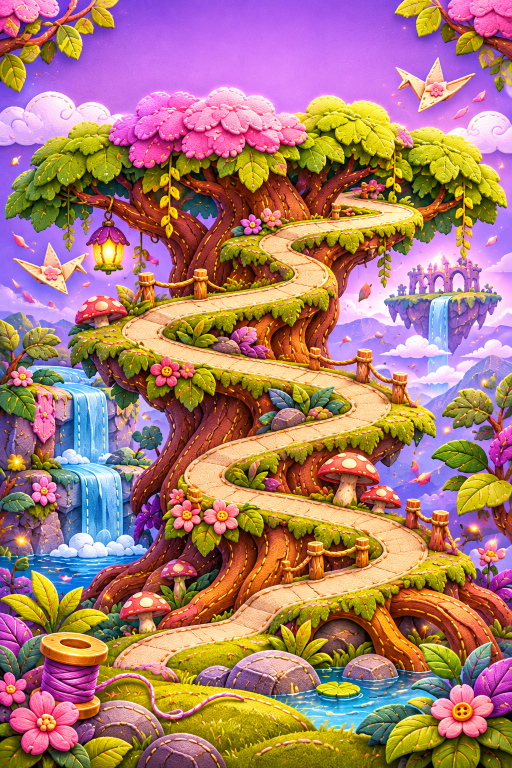
#> input picture herramientas/mapa_capitulo/fuentes/mapa_capitulo2.png, 1024 x 1536 px (shown at 1/2 size)
$ python preparar_mapa2.py
#> lines starting #> are read from the running program, lines starting #| are printed output that depends on the picture
"""Mapa del Capítulo II de Yesli (1024 × 1536) → fondo 720 × 1280 del juego: se escala a 1280 de alto y se recorta el
centro a 720 de ancho (pierde un poco de los lados). Sin retocar. Uso: python3 -I herramientas/mapa_capitulo/preparar_mapa2.py"""
import os
from PIL import Image
D = os.path.dirname(os.path.abspath(__file__))
im = Image.open(os.path.join(D, 'fuentes', 'mapa_capitulo2.png')).convert('RGB')
#> im is the input picture: PIL image 1024x1536 RGB; mean R, G, B 169.5, 123, 113.1
k = 1280 / im.height; im = im.resize((round(im.width * k), 1280), Image.LANCZOS)
#> after `k = 1280 / im.height`: k = 0.833
#> after `im = im.resize((round(im.width * k), 1280), Image.LANCZOS)`:
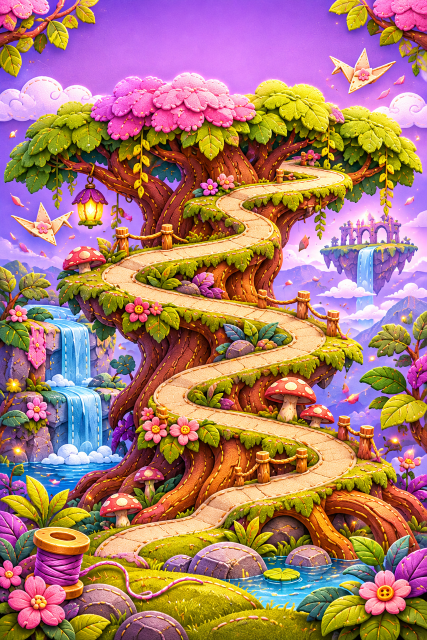
#> im: PIL image 853x1280 RGB (shown at 1/2 size); mean R, G, B 169.5, 122.9, 113.1
x0 = (im.width - 720) // 2; im = im.crop((x0, 0, x0 + 720, 1280))
#> after `x0 = (im.width - 720) // 2`: x0 = 66
#> after `im = im.crop((x0, 0, x0 + 720, 1280))`:
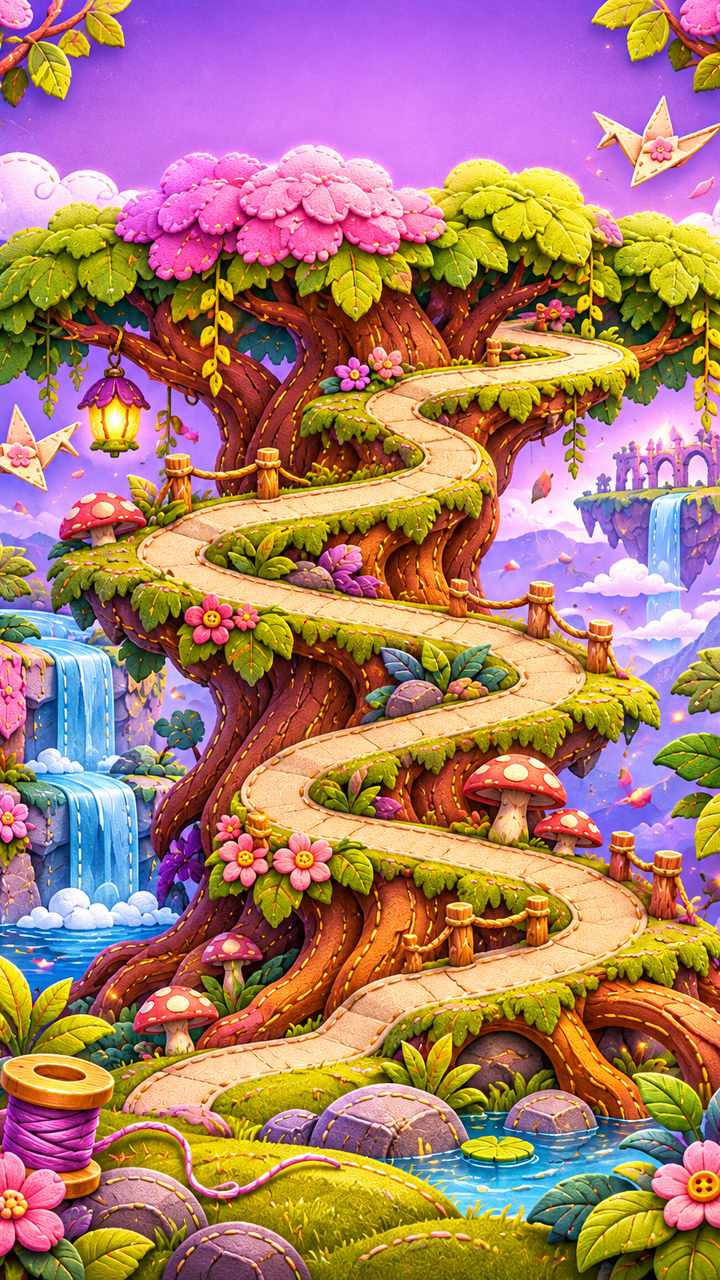
#> im: PIL image 720x1280 RGB; mean R, G, B 170.8, 124.7, 109.2
out = os.path.join(D, '..', '..', 'assets', 'menus', 'mapa_capitulo2.jpg'); im.save(out, quality=90); print(out, im.size, 'recorte x0', x0)
